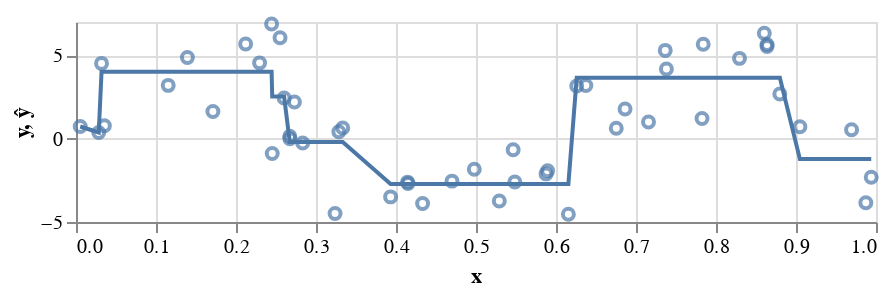

The code cell stored with this chart in its notebook:
### Code cell
import pandas as pd
import altair as alt

source = pd.DataFrame({
    'x':X[:,0],
    'y':y,
    'ŷ':ŷ
})

alt.Chart(
    source, 
    height=100
).mark_point(
).encode(
    alt.X('x'),
    alt.Y('y')
) + alt.Chart(
    source, 
    height=100
).mark_line(
).encode(
    alt.X('x'),
    alt.Y('ŷ')
)

### Figure 1 — Vega-Lite specification as saved in the notebook (floating-point values rounded to 4 significant figures)
{"$schema": "https://vega.github.io/schema/vega-lite/v3.4.0.json", "config": {"mark": {"tooltip": null}, "view": {"height": 300, "width": 400}}, "data": {"name": "data-939747fcfabf8b0af106c214facaf42d"}, "datasets": {"data-939747fcfabf8b0af106c214facaf42d": [{"x": 0.255, "y": 6.056, "ŷ": 2.534}, {"x": 0.6373, "y": 3.191, "ŷ": 3.65}, {"x": 0.2445, "y": 6.882, "ŷ": 4.012}, {"x": 0.03549, "y": 0.7722, "ŷ": 4.012}, {"x": 0.1711, "y": 1.628, "ŷ": 4.012}, {"x": 0.994, "y": -2.312, "ŷ": -1.227}, {"x": 0.7825, "y": 1.209, "ŷ": 3.65}, {"x": 0.6155, "y": -4.538, "ŷ": -2.721}, {"x": 0.8798, "y": 2.677, "ŷ": 3.65}, {"x": 0.6753, "y": 0.6213, "ŷ": 3.65}, {"x": 0.6259, "y": 3.157, "ŷ": 3.65}, {"x": 0.4151, "y": -2.689, "ŷ": -2.721}, {"x": 0.2834, "y": -0.2623, "ŷ": -0.194}, {"x": 0.4332, "y": -3.892, "ŷ": -2.721}, {"x": 0.273, "y": 2.203, "ŷ": -0.194}, {"x": 0.8638, "y": 5.646, "ŷ": 3.65}, {"x": 0.3933, "y": -3.494, "ŷ": -2.721}, {"x": 0.8604, "y": 6.323, "ŷ": 3.65}, {"x": 0.7156, "y": 0.9949, "ŷ": 3.65}, {"x": 0.2672, "y": 0.1418, "ŷ": -0.194}, {"x": 0.4145, "y": -2.607, "ŷ": -2.721}, {"x": 0.1153, "y": 3.199, "ŷ": 4.012}, {"x": 0.784, "y": 5.67, "ŷ": 3.65}, {"x": 0.5291, "y": -3.743, "ŷ": -2.721}, {"x": 0.4979, "y": -1.838, "ŷ": -2.721}, {"x": 0.5876, "y": -2.113, "ŷ": -2.721}, {"x": 0.47, "y": -2.547, "ŷ": -2.721}, {"x": 0.2295, "y": 4.548, "ŷ": 4.012}, {"x": 0.8638, "y": 5.53, "ŷ": 3.65}, {"x": 0.9049, "y": 0.7186, "ŷ": -1.227}, {"x": 0.7366, "y": 5.296, "ŷ": 3.65}, {"x": 0.2453, "y": -0.895, "ŷ": 2.534}, {"x": 0.3334, "y": 0.6363, "ŷ": -0.194}, {"x": 0.9873, "y": -3.846, "ŷ": -1.227}, {"x": 0.5895, "y": -1.929, "ŷ": -2.721}, {"x": 0.5485, "y": -2.6, "ŷ": -2.721}, {"x": 0.2121, "y": 5.68, "ŷ": 4.012}, {"x": 0.6863, "y": 1.785, "ŷ": 3.65}, {"x": 0.02841, "y": 0.3703, "ŷ": 0.3703}, {"x": 0.005255, "y": 0.7286, "ŷ": 0.7286}, {"x": 0.8294, "y": 4.818, "ŷ": 3.65}, {"x": 0.9695, "y": 0.5305, "ŷ": -1.227}, {"x": 0.2601, "y": 2.442, "ŷ": 2.534}, {"x": 0.3285, "y": 0.4141, "ŷ": -0.194}, {"x": 0.1393, "y": 4.873, "ŷ": 4.012}, {"x": 0.2673, "y": -0.004632, "ŷ": -0.194}, {"x": 0.738, "y": 4.181, "ŷ": 3.65}, {"x": 0.03193, "y": 4.517, "ŷ": 4.012}, {"x": 0.3238, "y": -4.486, "ŷ": -0.194}, {"x": 0.5464, "y": -0.6647, "ŷ": -2.721}]}, "layer": [{"encoding": {"x": {"field": "x", "type": "quantitative"}, "y": {"field": "y", "type": "quantitative"}}, "height": 100, "mark": "point"}, {"encoding": {"x": {"field": "x", "type": "quantitative"}, "y": {"field": "ŷ", "type": "quantitative"}}, "height": 100, "mark": "line"}]}
